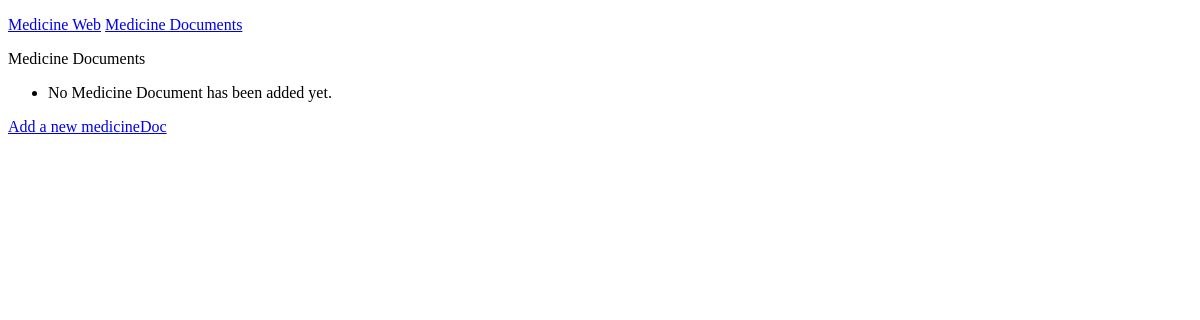
/medicineDocs/, run on an earlier commit of the app's database.
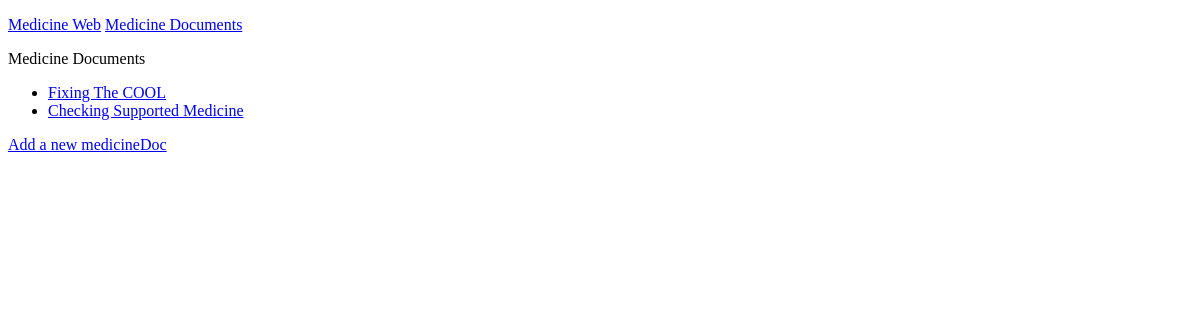
And on a later commit of the database.
### myDjangos/models.py (models this page shows)
class MedicineDocument(models.Model):
    medicine_document_name = models.CharField(max_length=100)
    date_added = models.DateTimeField(auto_now_add=True)
    def __str__(self):
        return self.medicine_document_name

### myDjangos/views.py (the view)
# urls.py: url(r'^medicineDocs/$', views.medicine_docs, name='medicineDocs'),
def medicine_docs(request):
    medicineDocsList = MedicineDocument.objects.order_by('date_added')
    context = {'medicineDocsList': medicineDocsList}
    return render(request, 'myDjangos/medicine_docs.html', context)

### myDjangos/templates/myDjangos/medicine_docs.html (shortened to what this page needs)
<!DOCTYPE html>
<html lang="en">
<head>
</head>
<body>
    {% extends "myDjangos/base.html" %}
    {% block content %}
        <p>Medicine Documents</p>
        <ul>
            {% for medicineDoc in medicineDocsList %}
                <li>
                    <a href="{% url 'myDjangos:medicineDocDetail' medicineDoc.id %}">{{ medicineDoc }}</a>
                </li>
            {% empty %}
                <li>No Medicine Document has been added yet.</li>
            {% endfor %}
        </ul>
        <a href="{% url 'myDjangos:new_medicine_doc' %}">Add a new medicineDoc</a>
    {% endblock content%}

What changed in the data, as far as the page shows it:
added MedicineDocument: medicine_document_name "Fixing The COOL"
added MedicineDocument: medicine_document_name "Checking Supported Medicine"
Also different on the page:
text no longer shown: "No Medicine Document has been added yet."
